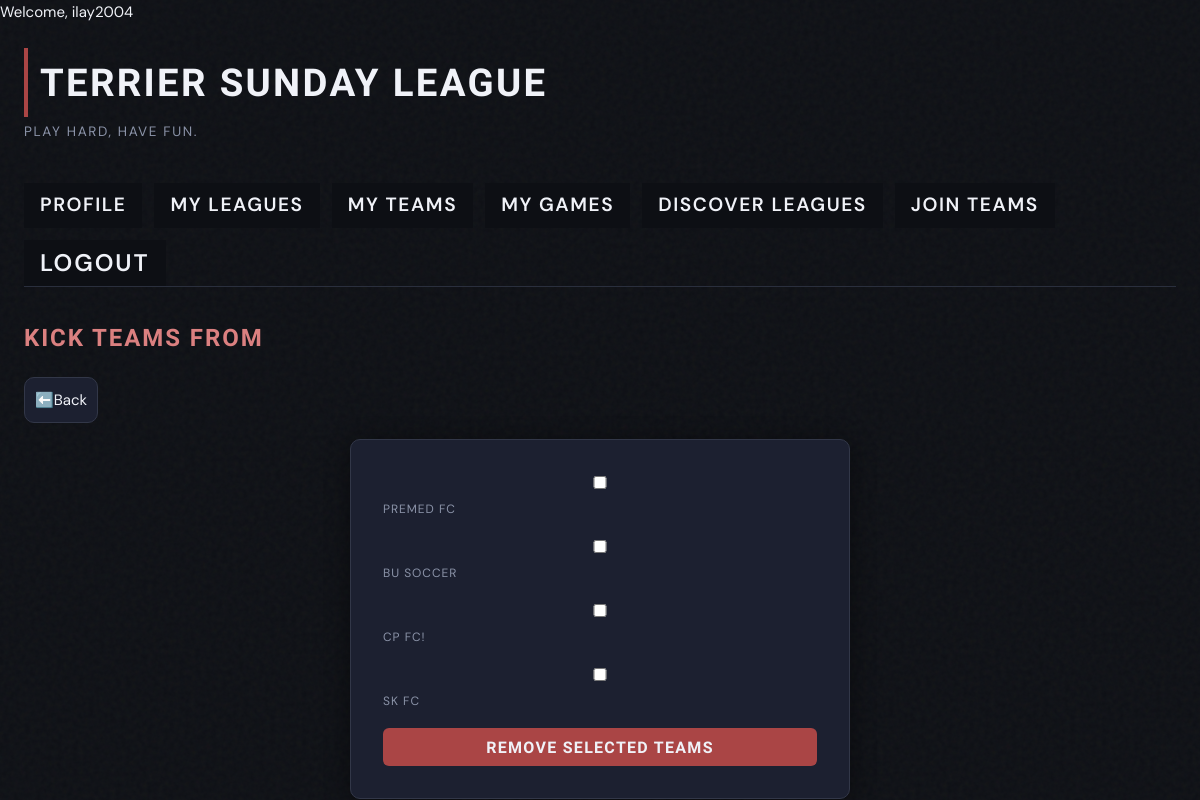
Screenshot of /sundayleague/kick_teams/2/ (signed in) with the database file from the repository.
### SundayLeague/models.py (models this page shows, shortened)
class Team(models.Model):
  team_admin = models.ForeignKey(User, on_delete=models.CASCADE) # Controls team settings and can add new members
  name = models.TextField()
  leagues = models.ManyToManyField(League, related_name="teams")
  picture = models.ImageField(default=None, blank=True, null=True)
  discoverable = models.BooleanField(default=True)
  bio = models.TextField(blank=True, null=True)

### SundayLeague/views.py (the view, shortened to what this page needs)
# urls.py: path('kick_teams/<int:pk>/', KickTeams.as_view(), name='kick_teams'),
class KickTeams(LoginRequiredMixin, View):
   template_name = 'SundayLeague/delete_forms/kick_teams.html'
   def get(self, request, pk):
      league = get_object_or_404(League, pk=pk)
      if league.league_admin != request.user:
          return HttpResponseForbidden("Not allowed.")
      teams = Team.objects.filter(leagues=league)
      return render(request, self.template_name, {
          'league': league,
          'teams': teams
      })

### SundayLeague/templates/SundayLeague/delete_forms/kick_teams.html (shortened to what this page needs)
{% extends 'SundayLeague/base.html' %}
{% block content %}
  <h2>Kick Teams from {{ league.name }}</h2>
  <a href="{% url 'detail_league' league.pk %}" class="button">⬅️Back</a>
  <div class="form-container">
    <form method="post">
      {% for team in teams %}
        <div>
          <label>
            <input type="checkbox" name="teams" value="{{ team.id }}">
            {{ team.name }}
          </label>
        </div>
      {% endfor %}
      <button type="submit">Remove Selected Teams</button>
    </form>
  </div>
{% endblock %}

### SundayLeague/templates/SundayLeague/base.html (shortened to what this page needs)
{% load static %}
<!DOCTYPE html>
<html>
  <head>
    <link rel="stylesheet" href="{% static 'sundayleague.css' %}">
  </head>
  <html>
    {% if user.is_authenticated %}
      <p>Welcome, {{ user.username }}</p>
    {% endif %}
    <h1>Terrier Sunday League</h1>
    <h4> Play hard, have fun. </h4>
     <div class="my-stuff">
      {% if user.is_authenticated %}
        <a href="{% url 'detail_profile' user.slprofile.pk %}">Profile</a>
        <a href="{% url 'my_leagues' %}">My Leagues</a>
        <a href="{% url 'my_teams' %}">My Teams</a>
        <a href="{% url 'my_games' %}">My Games</a>
        <a href="{% url 'list_leagues' %}">Discover Leagues</a>
        <a href="{% url 'list_teams' %}">Join teams</a>
        <form method="POST" action="{% url 'logout' %}">
          <input type="submit" value="Logout">
        </form>
      {% else %}
        <a href="{% url 'list_leagues' %}">Discover Leagues</a>
        <a href="{% url 'list_teams' %}">Join teams</a>
        <a href="{% url 'login' %}">Login</a>
        <a href="{% url 'register' %}">Register</a>
      {% endif %}
    </div>
    <hr>
    {% block content %}
    {% endblock %}
  </html>
</html>

### static/sundayleague.css (style rules this page uses)
:root { --bg-base: #0d0f14; --bg-card: #1c2030; --border-subtle: #2a2f3d; --border-card: #323748; --accent-green: #AA4545; --accent-amber: #DB8080; --accent-sky: #3ab8f5; --text-primary: #f0f2f8; --text-secondary: #8b93a8; --text-secondary-light: #f0f2f8; --text-dim: #555d72; --card-shadow: 0 4px 24px rgba(0,0,0,0.45); --glow-green: 0 0 12px rgba(57,232,122,0.25); --glow-amber: 0 0 12px rgba(245,166,35,0.22); }
*, *::before, *::after { box-sizing: border-box; margin: 0; padding: 0; }
h1 { font-family: 'Barlow Condensed', sans-serif; font-size: 2.4rem; font-weight: 700; letter-spacing: 0.06em; text-transform: uppercase; color: var(--text-primary); border-left: 4px solid var(--accent-green); padding: 0.25rem 0 0.25rem 0.75rem; margin: 1.5rem 1.5rem 0.25rem; }
h4 { font-family: 'DM Sans', sans-serif; font-size: 0.85rem; font-weight: 400; color: var(--text-secondary); letter-spacing: 0.12em; text-transform: uppercase; margin: 0 1.5rem 1rem; }
hr { border: none; border-top: 1px solid var(--border-subtle); margin: 0 1.5rem 2rem; }
h2 { font-family: 'Barlow Condensed', sans-serif; font-size: 1.5rem; font-weight: 600; letter-spacing: 0.08em; text-transform: uppercase; color: var(--accent-amber); margin: 0 1.5rem 1.25rem; }
.my-stuff { display: flex; gap: 0.75rem; flex-wrap: wrap; padding: 1.5rem 1.5rem 0; margin-top: 1rem; }
.my-stuff a { font-family: 'DM Sans', sans-serif; font-size: 1.2rem; font-weight: 600; letter-spacing: 0.08em; text-transform: uppercase; text-decoration: none; padding: 0.45rem 1rem; background: var(--bg-base); transition: color 0.15s ease, border-color 0.15s ease, background 0.15s ease; }
.my-stuff form { display: inline; }
.my-stuff input[type="submit"] { font-family: 'DM Sans', sans-serif; font-size: 1.5rem; font-weight: 600; letter-spacing: 0.08em; text-transform: uppercase; color: var(--text-secondary-bright); padding: 0.45rem 1rem; background: var(--bg-base); border: none; cursor: pointer; transition: color 0.15s ease, border-color 0.15s ease, background 0.15s ease; }
a:link { text-decoration: none; color: var(--text-secondary-bright);; }
.button { background: var(--bg-card); border: 1px solid var(--border-card); border-radius: 10px; padding: 10px; width: fit-content; height: fit-content; margin: 0 1.5rem 1rem; display: block }
.form-container { display: flex; justify-content: center; }
.form-container form { width: 75%; max-width: 500px; background: var(--bg-card); border: 1px solid var(--border-card); border-radius: 10px; padding: 2rem; box-shadow: var(--card-shadow); display: flex; flex-direction: column; gap: 1rem; }
.form-container input, .form-container textarea, .form-container select { width: 100%; background: var(--bg-base); border: 1px solid var(--border-subtle); border-radius: 6px; padding: 0.6rem 0.75rem; color: var(--text-primary); font-family: 'DM Sans', sans-serif; font-size: 0.95rem; transition: border 0.15s ease, box-shadow 0.15s ease; }
.form-container label { font-size: 0.75rem; letter-spacing: 0.08em; text-transform: uppercase; color: var(--text-secondary); margin-bottom: 0.2rem; }
.form-container button, .form-container input[type="submit"] { font-family: 'Barlow Condensed', sans-serif; font-size: 1rem; font-weight: 600; letter-spacing: 0.08em; text-transform: uppercase; color: var(--text-primary); background: var(--accent-green); border: none; border-radius: 6px; padding: 0.6rem; cursor: pointer; transition: transform 0.15s ease, box-shadow 0.15s ease; }

### rows the page displays
Team: name "PREMED FC"
Team: name "BU SOCCER"
Team: name "CP FC!"
Team: name "SK FC"

### other values shown
{{ user.username }} "ilay2004"
